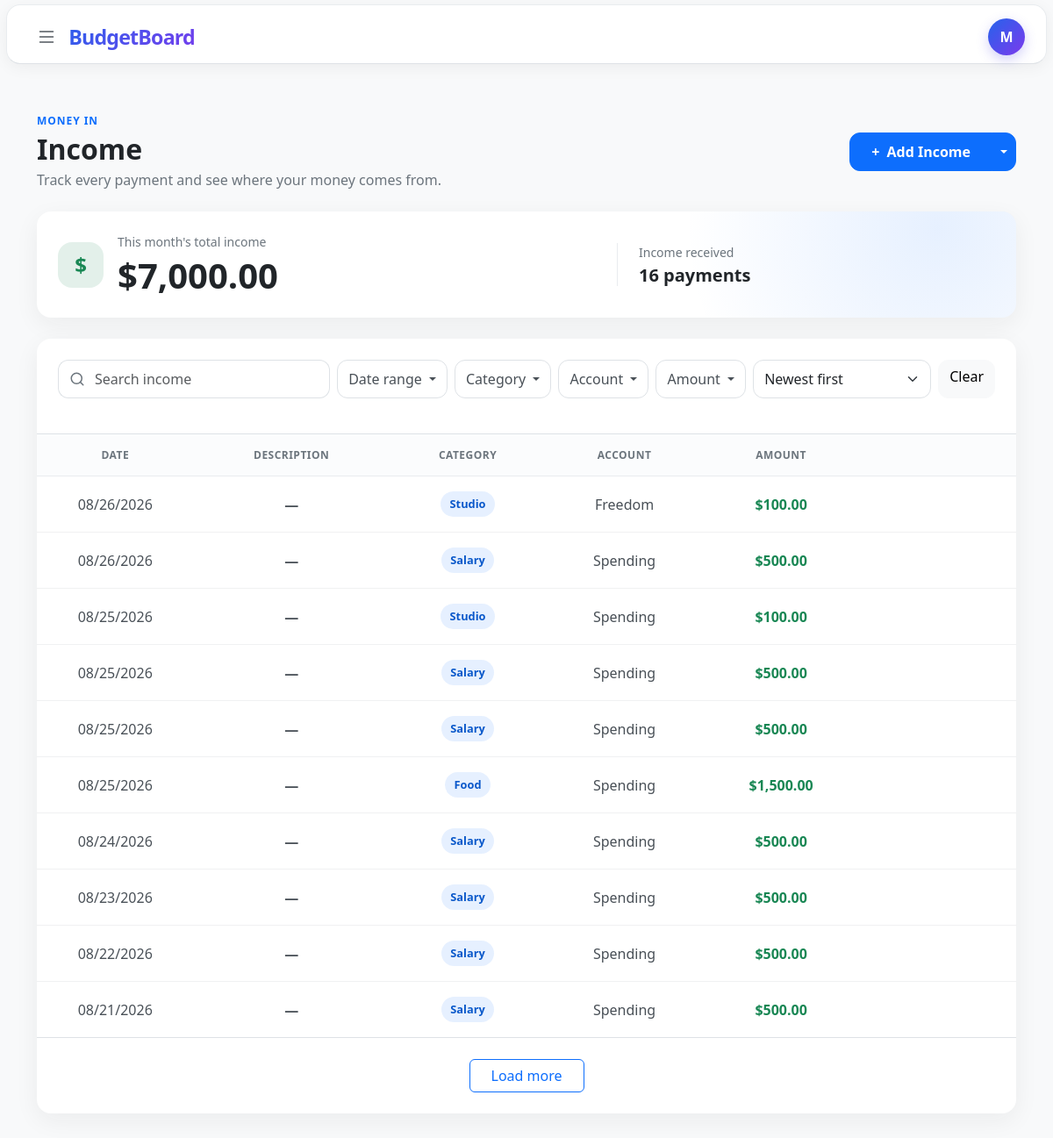
Before: /income (signed in) with the older database file.
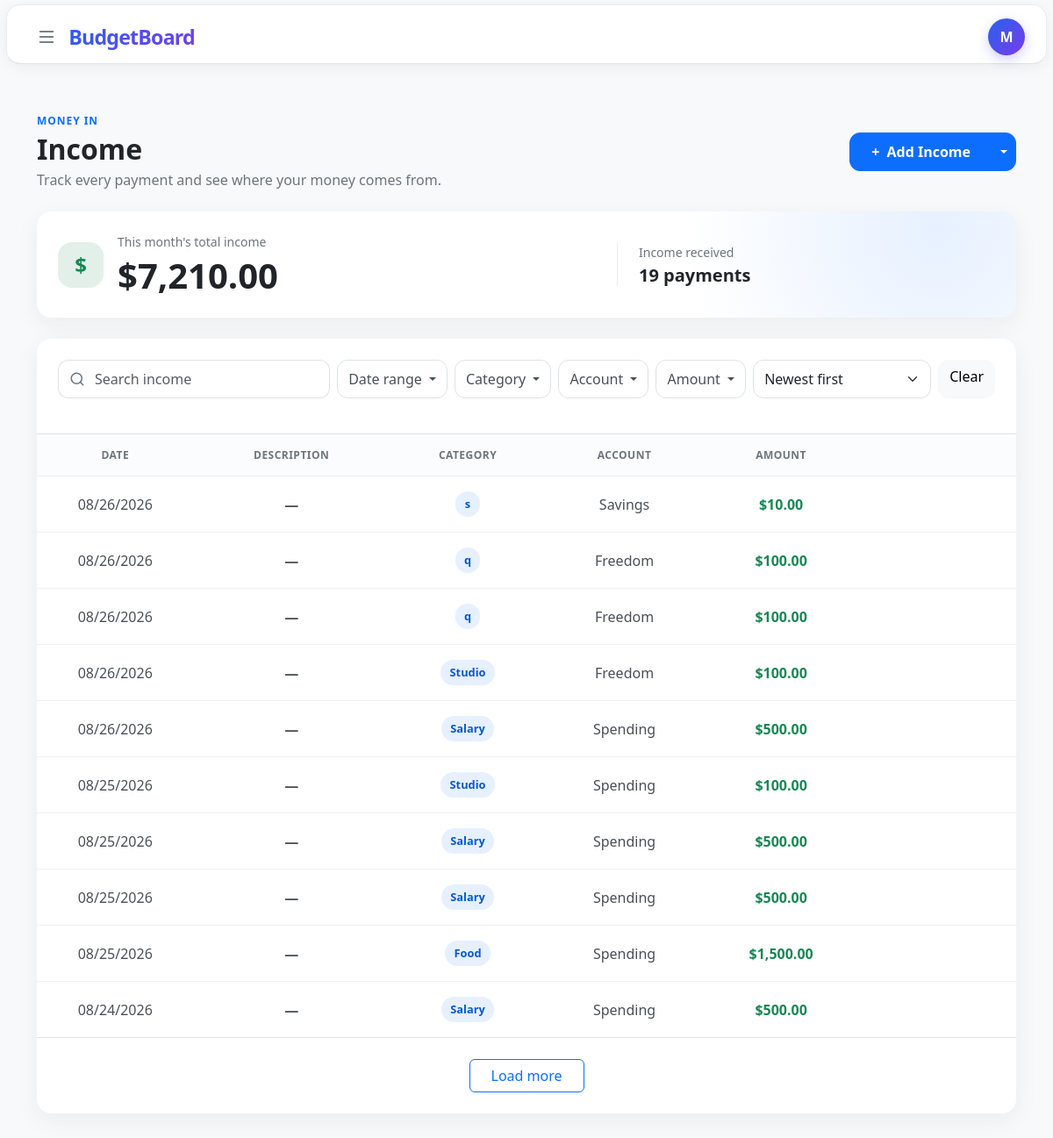
After: the same page with the newer database file.
### tables this page shows
CREATE TABLE income (
    id INTEGER PRIMARY KEY AUTOINCREMENT,
    user_id INTEGER NOT NULL,
    amount NUMERIC NOT NULL,
    category_id INTEGER NOT NULL,
    description TEXT,
    account_id INTEGER NOT NULL,
    date DATETIME NOT NULL DEFAULT CURRENT_TIMESTAMP,
    added_at DATETIME NOT NULL DEFAULT CURRENT_TIMESTAMP,

    FOREIGN KEY (user_id) REFERENCES users(id),
    FOREIGN KEY (category_id) REFERENCES categories(id),
    FOREIGN KEY (account_id) REFERENCES accounts(id)
);

CREATE TABLE categories (
    id INTEGER PRIMARY KEY AUTOINCREMENT,
    user_id INTEGER NOT NULL,
    name TEXT NOT NULL COLLATE NOCASE,
    type TEXT NOT NULL CHECK (
        type IN ('income', 'expense')
    ),
    created_at DATETIME NOT NULL DEFAULT CURRENT_TIMESTAMP,

    FOREIGN KEY (user_id) REFERENCES users(id),
    UNIQUE (user_id, name, type)
);

CREATE TABLE accounts(
    id INTEGER PRIMARY KEY AUTOINCREMENT,
    user_id INTEGER NOT NULL,
    name TEXT NOT NULL,
    type TEXT NOT NULL CHECK (
        type IN (
            'checking',
            'savings',
            'cash',
            'credit card',
            'investment',
            'other'
        )
    ),
    bank TEXT,
    created_at DATETIME NOT NULL DEFAULT CURRENT_TIMESTAMP, active INTEGER NOT NULL DEFAULT 1
CHECK (active IN (0, 1)),

    FOREIGN KEY (user_id) REFERENCES users(id)
);

### app.py (the view, shortened to what this page needs)
@app.route("/income", defaults={"limit": "10"}, methods=["GET", "POST"])
@app.route("/income/<limit>", methods=["GET", "POST"])
@login_required
def income(limit):
    action = (request.form.get("action") or "").strip()
    if request.method == "GET":
        process_recurrent_events(db, session["user_id"])
    return transaction_page(db, "income", limit)

### helpers.py (called while the page is built)
def login_required(f):
    @wraps(f)
    def decorated_function(*args, **kwargs):
        if session.get("user_id") is None:
            return redirect("/login")
        return f(*args, **kwargs)
    return decorated_function

def usd(value):
    sign = "-" if value < 0 else ""
    return f"{sign}${abs(value):,.2f}"

def get_transaction_settings(transaction_table):
    transaction_settings = {
        "income": {
            "table": "income",
            "category_type": "income",
            "endpoint": "income",
            "label": "Income",
            "template": "income.html",
            "amount_class": "text-success",
            "empty_message": "No income has been recorded yet."
        },
        "expenses": {
            "table": "expenses",
            "category_type": "expense",
            "endpoint": "expenses",
            "label": "Expense",
            "template": "expenses.html",
            "amount_class": "text-danger",
            "empty_message": "No expenses have been recorded yet."
        }
    }
    try:
        return transaction_settings[transaction_table]
    except KeyError as error:
        raise ValueError("Unsupported transaction table.") from error

### templates/income.html (shortened to what the changed rows need)
{% extends "layout.html" %}
{% from "_transaction_rows.html" import transaction_rows %}
{% block main %}
    <section class="income-page py-4 py-lg-5">
        <div class="container-xl">
            <div class="d-flex flex-column flex-sm-row align-items-sm-center justify-content-between gap-3 mb-4">
                <div>
                    <h1 class="h2 fw-bold mb-1">Income</h1>
                </div>
            </div>
            <div class="card income-summary-card border-0 mb-4">
                <div class="card-body p-4">
                    <div class="row align-items-center g-4">
                        <div class="col-sm-7">
                            <div class="d-flex align-items-center gap-3">
                                <div>
                                    <p class="text-secondary small mb-1">This month's total income</p>
                                    <p class="display-6 fw-bold mb-0">{{ summary["total"] | usd }}</p>
                                </div>
                            </div>
                        </div>
                        <div class="col-sm-5">
                            <div class="income-summary-detail ps-sm-4">
                                <p class="text-secondary small mb-1">Income received</p>
                                <p class="h5 fw-semibold mb-0">
                                    {{ summary["count"] }}
                                    {{ "payment" if summary["count"] == 1 else "payments" }}
                                </p>
                            </div>
                        </div>
                    </div>
                </div>
            </div>
            <div class="card income-list-card border-0" id="transaction-results-card">
                <div class="card-body p-0">
                    <div class="table-responsive">
                        <table class="table income-table align-middle mb-0">
                            <colgroup>
                            </colgroup>
                            <thead>
                                <tr>
                                    <th scope="col">Date</th>
                                    <th scope="col">Description</th>
                                    <th scope="col">Category</th>
                                    <th scope="col">Account</th>
                                    <th class="income-amount-column" scope="col">Amount</th>
                                    <th class="transaction-action-column" scope="col">
                                    </th>
                                </tr>
                            </thead>
                            <tbody id="transaction-results-body">
                                {{ transaction_rows(
                                    entries,
                                    accounts,
                                    transaction_page_url,
                                    transaction_amount_class,
                                    transaction_empty_message,
                                    "income-category-options"
                                ) }}
                            </tbody>
                        </table>
                    </div>
                </div>
            </div>
        </div>
    </section>
{% endblock %}

### templates/_transaction_rows.html (shortened to what this page needs)
{% macro transaction_rows(entries, accounts, transaction_page_url, amount_class, empty_message, category_list_id) %}
    {% for entry in entries %}
        {% set editor_target = '.transaction-item-' ~ entry['id'] %}
        <tr class="transaction-row">
            <td>
                <div class="collapse show {{ editor_target[1:] }}">
                    <span class="text-nowrap">{{ entry["display_date"] }}</span>
                </div>
            </td>
            <td>
                <div class="collapse show {{ editor_target[1:] }}">
                    <span class="fw-semibold">{{ entry["description"] or "—" }}</span>
                </div>
            </td>
            <td>
                <div class="collapse show {{ editor_target[1:] }}">
                    <span class="income-category">{{ entry["category"] }}</span>
                </div>
            </td>
            <td>
                <div class="collapse show {{ editor_target[1:] }}">
                    {{ entry["account"] }}
                </div>
            </td>
            <td class="income-amount-column fw-semibold {{ amount_class }}">
                <div class="collapse show {{ editor_target[1:] }}">
                    {{ entry["amount"] | usd }}
                </div>
            </td>
            <td class="transaction-action-column">
                <div class="collapse show {{ editor_target[1:] }}">
                </div>
            </td>
        </tr>
    {% else %}
        <tr>
            <td class="text-center text-secondary py-5" colspan="6">
                {{ empty_message }}
            </td>
        </tr>
    {% endfor %}
{% endmacro %}

Changed rows visible on the page:
no longer on this page (row unchanged): income: display_date "08/23/2026", entry "—", category "Salary", account "Spending", amount "$500.00"
no longer on this page (row unchanged): income: display_date "08/22/2026", entry "—", category "Salary", account "Spending", amount "$500.00"
no longer on this page (row unchanged): income: display_date "08/21/2026", entry "—", category "Salary", account "Spending", amount "$500.00"
added income: display_date "08/26/2026", entry "—", category "s", account "Savings", amount "$10.00"
added income: display_date "08/26/2026", entry "—", category "q", account "Freedom", amount "$100.00"
added income: display_date "08/26/2026", entry "—", category "q", account "Freedom", amount "$100.00"
Other visible differences:
{{ summary["total"] | usd }}: "$7,000.00" → "$7,210.00"
{{ summary["count"] }}: "16" → "19"
